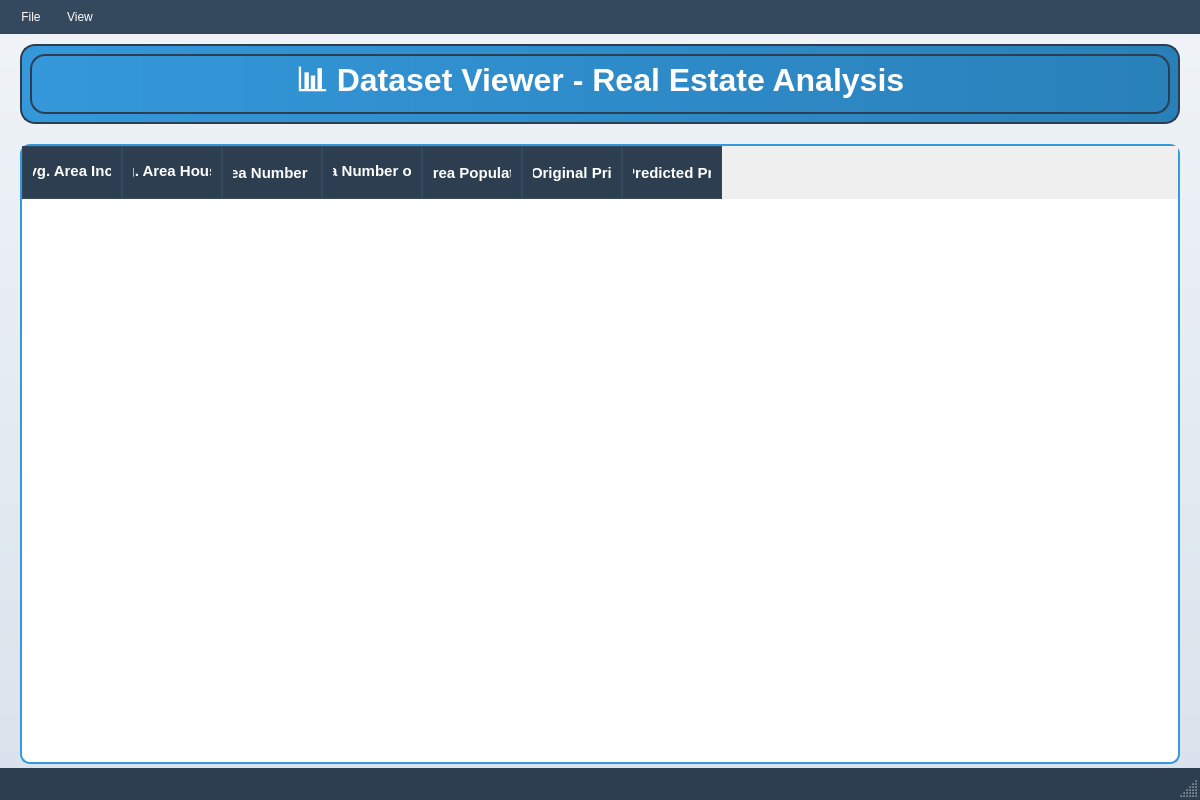
<?xml version="1.0" encoding="UTF-8"?>
<ui version="4.0">
 <class>MainWindow</class>
 <widget class="QMainWindow" name="MainWindow">
  <property name="geometry">
   <rect>
    <x>0</x>
    <y>0</y>
    <width>1200</width>
    <height>800</height>
   </rect>
  </property>
  <property name="windowTitle">
   <string>Dataset Viewer - House Price Analysis</string>
  </property>
  <property name="styleSheet">
   <string notr="true">QMainWindow {
    background: qlineargradient(x1:0, y1:0, x2:0, y2:1, stop:0 #f0f4f8, stop:1 #d9e2ec);
}
QTableWidget {
    background-color: white;
    border: 2px solid #3498db;
    border-radius: 10px;
    gridline-color: #bdc3c7;
    selection-background-color: #3498db;
    selection-color: white;
}
QTableWidget::item {
    padding: 8px;
}
QHeaderView::section {
    background-color: #2c3e50;
    color: white;
    padding: 10px;
    border: 1px solid #34495e;
    font-weight: bold;
    font-size: 11pt;
}
QMenuBar {
    background-color: #34495e;
    color: white;
    padding: 5px;
}
QMenuBar::item {
    background-color: transparent;
    color: white;
    padding: 5px 10px;
}
QMenuBar::item:selected {
    background-color: #3498db;
}
QStatusBar {
    background-color: #2c3e50;
    color: white;
    font-size: 10pt;
}</string>
  </property>
  <widget class="QWidget" name="centralwidget">
   <widget class="QFrame" name="frame_Header">
    <property name="geometry">
     <rect>
      <x>20</x>
      <y>10</y>
      <width>1160</width>
      <height>80</height>
     </rect>
    </property>
    <property name="styleSheet">
     <string notr="true">QFrame {
    background: qlineargradient(x1:0, y1:0, x2:1, y2:0, stop:0 #3498db, stop:1 #2980b9);
    border-radius: 15px;
    border: 2px solid #2c3e50;
}</string>
    </property>
    <widget class="QLabel" name="label_Title">
     <property name="geometry">
      <rect>
       <x>10</x>
       <y>10</y>
       <width>1140</width>
       <height>60</height>
      </rect>
     </property>
     <property name="styleSheet">
      <string notr="true">QLabel {
    color: white;
    font-size: 24pt;
    font-weight: bold;
    background: transparent;
}</string>
     </property>
     <property name="text">
      <string>📊 Dataset Viewer - Real Estate Analysis</string>
     </property>
     <property name="alignment">
      <set>Qt::AlignCenter</set>
     </property>
    </widget>
   </widget>
   <widget class="QTableWidget" name="tableWidget_Data">
    <property name="geometry">
     <rect>
      <x>20</x>
      <y>110</y>
      <width>1160</width>
      <height>620</height>
     </rect>
    </property>
    <property name="styleSheet">
     <string notr="true">QTableWidget {
    font-size: 10pt;
}
QTableWidget::item:selected {
    background-color: #3498db;
    color: white;
}
QTableWidget::item:hover {
    background-color: #ecf0f1;
}</string>
    </property>
    <property name="alternatingRowColors">
     <bool>true</bool>
    </property>
    <column>
     <property name="text">
      <string>💰 Avg. Area Income</string>
     </property>
    </column>
    <column>
     <property name="text">
      <string>🏠 Avg. Area House Age</string>
     </property>
    </column>
    <column>
     <property name="text">
      <string>🚪 Avg. Area Number of Rooms</string>
     </property>
    </column>
    <column>
     <property name="text">
      <string>🛏️ Avg. Area Number of Bedrooms</string>
     </property>
    </column>
    <column>
     <property name="text">
      <string>👥 Area Population</string>
     </property>
    </column>
    <column>
     <property name="text">
      <string>💵 Original Price</string>
     </property>
    </column>
    <column>
     <property name="text">
      <string>🎯 Predicted Price</string>
     </property>
    </column>
   </widget>
  </widget>
  <widget class="QMenuBar" name="menubar">
   <property name="geometry">
    <rect>
     <x>0</x>
     <y>0</y>
     <width>1200</width>
     <height>27</height>
    </rect>
   </property>
   <widget class="QMenu" name="menuFile">
    <property name="title">
     <string>File</string>
    </property>
    <addaction name="actionOpen"/>
    <addaction name="actionSave"/>
    <addaction name="separator"/>
    <addaction name="actionExit"/>
   </widget>
   <widget class="QMenu" name="menuView">
    <property name="title">
     <string>View</string>
    </property>
    <addaction name="actionRefresh"/>
    <addaction name="actionFilter"/>
   </widget>
   <addaction name="menuFile"/>
   <addaction name="menuView"/>
  </widget>
  <widget class="QStatusBar" name="statusbar">
   <property name="styleSheet">
    <string notr="true">padding: 5px;</string>
   </property>
  </widget>
  <action name="actionOpen">
   <property name="text">
    <string>Open Dataset</string>
   </property>
  </action>
  <action name="actionSave">
   <property name="text">
    <string>Save Data</string>
   </property>
  </action>
  <action name="actionExit">
   <property name="text">
    <string>Exit</string>
   </property>
  </action>
  <action name="actionRefresh">
   <property name="text">
    <string>Refresh</string>
   </property>
  </action>
  <action name="actionFilter">
   <property name="text">
    <string>Apply Filter</string>
   </property>
  </action>
 </widget>
 <resources/>
 <connections/>
</ui>
